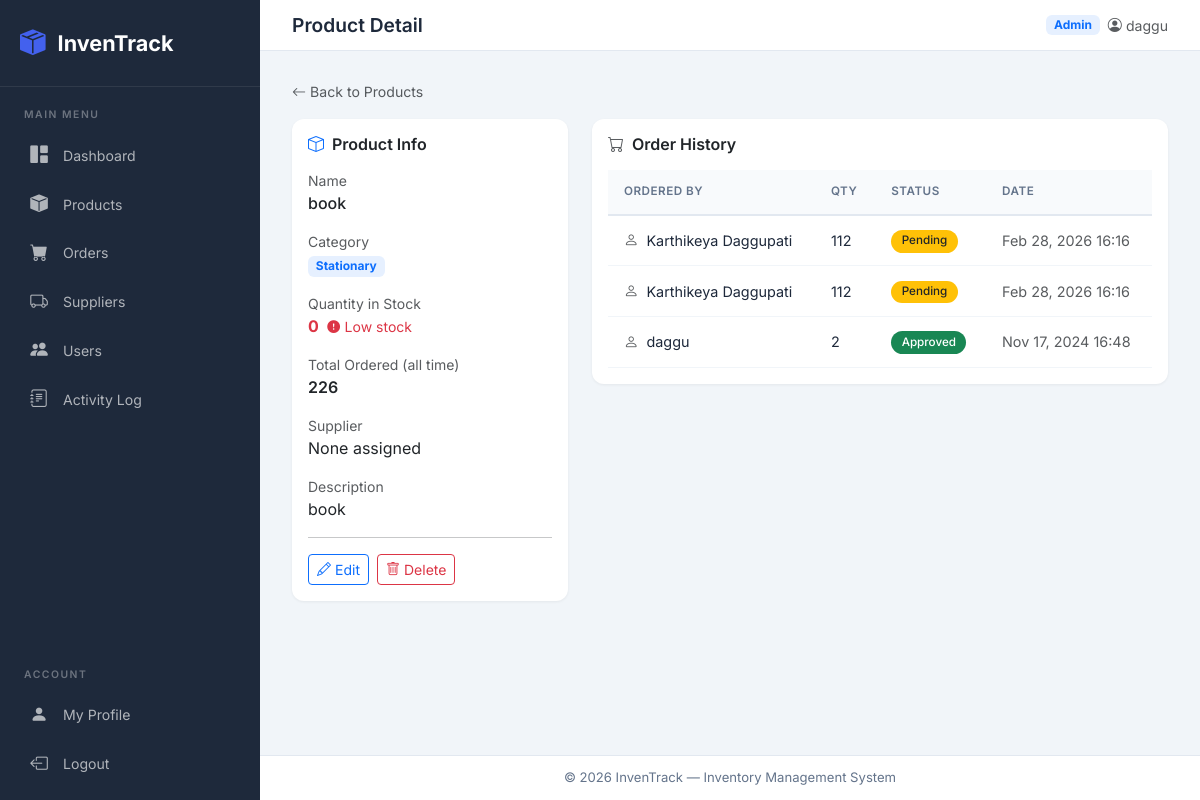
/products/1/ (signed in), run on the app's committed database.
### inventory/models.py (models this page shows, shortened)
class Product(models.Model):
    name = models.CharField(max_length=100, null=True)
    category = models.CharField(max_length=20, choices=CATEGORY, null=True)
    quantity = models.PositiveIntegerField(null=True)
    description = models.CharField(max_length=200, null=True, blank=True)
    supplier = models.ForeignKey(
        Supplier, on_delete=models.SET_NULL, null=True, blank=True, related_name='products'
    )

class Order(models.Model):
    product = models.ForeignKey(Product, on_delete=models.CASCADE, null=True)
    created_by = models.ForeignKey(User, on_delete=models.CASCADE, null=True)
    order_quantity = models.PositiveIntegerField(null=True)
    status = models.CharField(max_length=20, choices=ORDER_STATUS, default='Pending')
    date = models.DateTimeField(auto_now_add=True)

### inventory/views.py (the view)
# urls.py: path('products/<int:pk>/', views.product_detail, name='product-detail'),
@login_required
def product_detail(request, pk):
    product = get_object_or_404(Product.objects.select_related('supplier'), pk=pk)
    product_orders = Order.objects.filter(product=product).order_by('-date')
    total_ordered = product_orders.aggregate(total=Sum('order_quantity'))['total'] or 0
    context = {
        'title': 'Product Detail',
        'product': product,
        'orders': product_orders,
        'total_ordered': total_ordered,
    }
    return render(request, 'product_detail.html', context)

### inventory/templates/product_detail.html (shortened to what this page needs)
{% extends 'base.html' %}
{% block content %}
<div class="mb-3">
  <a href="{% url 'products' %}" class="text-decoration-none text-muted" style="font-size:.88rem;">
    <i class="bi bi-arrow-left me-1"></i>Back to Products
  </a>
</div>
<div class="row g-4">
  <div class="col-lg-4">
    <div class="card">
      <div class="card-body">
        <h6 class="fw-semibold mb-3"><i class="bi bi-box me-2 text-primary"></i>Product Info</h6>
        <div class="mb-3">
          <small class="text-muted d-block">Name</small>
          <span class="fw-medium">{{ product.name }}</span>
        </div>
        <div class="mb-3">
          <small class="text-muted d-block">Category</small>
          <span class="badge bg-primary bg-opacity-10 text-primary">{{ product.category|default:"N/A" }}</span>
        </div>
        <div class="mb-3">
          <small class="text-muted d-block">Quantity in Stock</small>
          {% if product.quantity <= 10 %}
          <span class="text-danger fw-bold">{{ product.quantity }}</span>
          <i class="bi bi-exclamation-circle-fill text-danger ms-1" style="font-size:.8rem;"></i>
          <small class="text-danger">Low stock</small>
          {% else %}
          <span class="fw-semibold">{{ product.quantity }}</span>
          {% endif %}
        </div>
        <div class="mb-3">
          <small class="text-muted d-block">Total Ordered (all time)</small>
          <span class="fw-semibold">{{ total_ordered }}</span>
        </div>
        <div class="mb-3">
          <small class="text-muted d-block">Supplier</small>
          <span>{{ product.supplier.name|default:"None assigned" }}</span>
        </div>
        {% if product.description %}
        <div class="mb-0">
          <small class="text-muted d-block">Description</small>
          <span>{{ product.description }}</span>
        </div>
        {% endif %}
        {% if user.is_superuser %}
        <hr>
        <div class="d-flex gap-2">
          <a href="{% url 'product-edit' product.pk %}" class="btn btn-sm btn-outline-primary">
            <i class="bi bi-pencil me-1"></i>Edit
          </a>
          <a href="{% url 'product-delete' product.pk %}" class="btn btn-sm btn-outline-danger">
            <i class="bi bi-trash me-1"></i>Delete
          </a>
        </div>
        {% endif %}
      </div>
    </div>
  </div>
  <div class="col-lg-8">
    <div class="card">
      <div class="card-body">
        <h6 class="fw-semibold mb-3"><i class="bi bi-cart me-2 text-muted"></i>Order History</h6>
        <div class="table-responsive">
          <table class="table">
            <thead>
              <tr>
                <th>Ordered By</th>
                <th>Qty</th>
                <th>Status</th>
                <th>Date</th>
              </tr>
            </thead>
            <tbody>
              {% for order in orders %}
              <tr>
                <td>
                  <i class="bi bi-person me-1 text-muted"></i>
                  {{ order.created_by.get_full_name|default:order.created_by.username }}
                </td>
                <td>{{ order.order_quantity }}</td>
                <td>
                  <span
                    class="badge badge-status {% if order.status == 'Approved' %}bg-success{% elif order.status == 'Pending' %}bg-warning text-dark{% elif order.status == 'Delivered' %}bg-info{% else %}bg-danger{% endif %}">
                    {{ order.status }}
                  </span>
                </td>
                <td class="text-muted">{{ order.date|date:"M d, Y H:i" }}</td>
              </tr>
              {% endfor %}
            </tbody>
          </table>
        </div>
      </div>
    </div>
  </div>
</div>
{% endblock %}

### inventory/templates/base.html (shortened to what this page needs)
<!DOCTYPE html>
<html lang="en">
<head>
  <link href="https://cdn.jsdelivr.net/npm/bootstrap@5.3.2/dist/css/bootstrap.min.css" rel="stylesheet">
  <link href="https://cdn.jsdelivr.net/npm/bootstrap-icons@1.11.3/font/bootstrap-icons.css" rel="stylesheet">
</head>
<body>
  {% block body %}
  <aside class="sidebar" id="sidebar">
    <div class="brand">
      <i class="bi bi-box-seam-fill"></i>
      <span>InvenTrack</span>
    </div>
    <div class="nav-section">
      <div class="nav-section-title">Main Menu</div>
      <nav>
        <a href="{% url 'dash' %}" class="nav-link {% if title == 'Dashboard' %}active{% endif %}">
          <i class="bi bi-grid-1x2-fill"></i> Dashboard
        </a>
        <a href="{% url 'products' %}"
          class="nav-link {% if title == 'Products' or title == 'Edit Product' %}active{% endif %}">
          <i class="bi bi-box-fill"></i> Products
        </a>
        <a href="{% url 'orders' %}" class="nav-link {% if title == 'Orders' %}active{% endif %}">
          <i class="bi bi-cart-fill"></i> Orders
        </a>
        {% if user.is_staff and user.is_superuser %}
        <a href="{% url 'suppliers' %}"
          class="nav-link {% if 'Supplier' in title %}active{% endif %}">
          <i class="bi bi-truck"></i> Suppliers
        </a>
        <a href="{% url 'users' %}" class="nav-link {% if title == 'Users' %}active{% endif %}">
          <i class="bi bi-people-fill"></i> Users
        </a>
        <a href="{% url 'activity-log' %}" class="nav-link {% if title == 'Activity Log' %}active{% endif %}">
          <i class="bi bi-journal-text"></i> Activity Log
        </a>
        {% endif %}
      </nav>
    </div>
    <div class="nav-section mt-auto">
      <div class="nav-section-title">Account</div>
      <nav>
        <a href="{% url 'user' %}" class="nav-link {% if title == 'Profile' %}active{% endif %}">
          <i class="bi bi-person-fill"></i> My Profile
        </a>
        <a href="{% url 'logout' %}" class="nav-link">
          <i class="bi bi-box-arrow-left"></i> Logout
        </a>
      </nav>
    </div>
  </aside>
  <main class="main-content">
    <div class="top-bar">
      <div class="d-flex align-items-center gap-3">
        <h1 class="page-title">{% block page_title %}{{ title }}{% endblock %}</h1>
      </div>
      <div class="d-flex align-items-center gap-2">
        {% if user.is_superuser %}
        <span class="badge bg-primary bg-opacity-10 text-primary" style="font-size:.75rem;">Admin</span>
        {% endif %}
        <span class="text-muted" style="font-size:.88rem;">
          <i class="bi bi-person-circle me-1"></i>{{ user.get_full_name|default:user.username }}
        </span>
      </div>
    </div>
    <div class="content-area">
      {% block content %}{% endblock %}
    </div>
    <footer class="main-footer">
      &copy; 2026 InvenTrack &mdash; Inventory Management System
    </footer>
  </main>
  {% endblock body %}
</body>
</html>

### inventory/templates/base.html (style rules this page uses)
:root { --sidebar-w: 260px; --sidebar-bg: #1e293b; --sidebar-hover: #334155; --primary: #4361ee; --primary-light: #6366f1; --bg-main: #f1f5f9; --text-dark: #1e293b; --text-muted: #64748b; --success: #10b981; --warning: #f59e0b; --danger: #ef4444; --info: #06b6d4; }
* { font-family: 'Inter', sans-serif; }
body { background: var(--bg-main); min-height: 100vh; }
.sidebar { width: var(--sidebar-w); background: var(--sidebar-bg); min-height: 100vh; position: fixed; top: 0; left: 0; z-index: 1000; transition: transform .3s ease; display: flex; flex-direction: column; }
.sidebar .brand { padding: 1.5rem 1.25rem; color: #fff; font-size: 1.35rem; font-weight: 700; border-bottom: 1px solid rgba(255, 255, 255, .08); display: flex; align-items: center; gap: .75rem; }
.sidebar .brand i { font-size: 1.6rem; color: var(--primary); }
.sidebar .nav-section { padding: .75rem 0; }
.sidebar .nav-section-title { padding: .5rem 1.5rem; font-size: .65rem; text-transform: uppercase; letter-spacing: 1.5px; color: rgba(255, 255, 255, .35); font-weight: 600; }
.sidebar .nav-link { color: rgba(255, 255, 255, .65); padding: .7rem 1.5rem; display: flex; align-items: center; gap: .75rem; transition: all .2s; border-left: 3px solid transparent; font-size: .88rem; text-decoration: none; }
.sidebar .nav-link i { font-size: 1.1rem; width: 24px; text-align: center; }
.main-content { margin-left: var(--sidebar-w); min-height: 100vh; display: flex; flex-direction: column; }
.top-bar { background: #fff; padding: .85rem 2rem; border-bottom: 1px solid #e2e8f0; display: flex; justify-content: space-between; align-items: center; position: sticky; top: 0; z-index: 500; }
.top-bar .page-title { font-size: 1.2rem; font-weight: 600; color: var(--text-dark); margin: 0; }
.content-area { padding: 1.75rem 2rem; flex: 1; }
.card { border: none; border-radius: 12px; box-shadow: 0 1px 3px rgba(0, 0, 0, .06); transition: box-shadow .2s; }
.table { margin: 0; }
.table thead th { background: #f8fafc; font-size: .73rem; text-transform: uppercase; letter-spacing: .5px; color: var(--text-muted); font-weight: 600; border-bottom: 2px solid #e2e8f0; padding: .8rem 1rem; }
.table tbody td { padding: .8rem 1rem; vertical-align: middle; color: var(--text-dark); border-bottom: 1px solid #f1f5f9; font-size: .9rem; }
.badge-status { padding: .35rem .65rem; border-radius: 50px; font-size: .73rem; font-weight: 500; }
.main-footer { background: #fff; padding: .75rem 2rem; border-top: 1px solid #e2e8f0; color: var(--text-muted); font-size: .82rem; text-align: center; }

### data on the page
Product: name "book", category "Stationary", quantity "0", supplier.name "None assigned", description "book"
Order: created_by.get_full_name "Karthikeya Daggupati", order_quantity "112", status "Pending", date "Feb 28, 2026 16:16"
Order: created_by.get_full_name "Karthikeya Daggupati", order_quantity "112", status "Pending", date "Feb 28, 2026 16:16"
Order: created_by.get_full_name "daggu", order_quantity "2", status "Approved", date "Nov 17, 2024 16:48"

### other printed values
{{ title }} "Product Detail"
{{ user.get_full_name|default:user.username }} "daggu"
{{ total_ordered }} "226"
